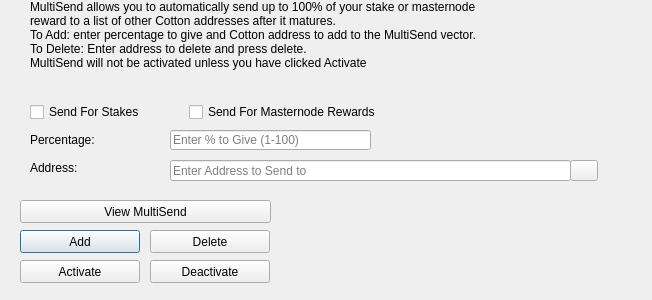
<?xml version="1.0" encoding="UTF-8"?>
<ui version="4.0">
 <class>MultiSendDialog</class>
 <widget class="QDialog" name="MultiSendDialog">
  <property name="windowModality">
   <enum>Qt::NonModal</enum>
  </property>
  <property name="geometry">
   <rect>
    <x>0</x>
    <y>0</y>
    <width>652</width>
    <height>300</height>
   </rect>
  </property>
  <property name="windowTitle">
   <string>MultiSend</string>
  </property>
  <widget class="QLineEdit" name="multiSendPercentEdit">
   <property name="geometry">
    <rect>
     <x>170</x>
     <y>130</y>
     <width>201</width>
     <height>20</height>
    </rect>
   </property>
   <property name="toolTip">
    <string>Enter whole numbers 1 - 100</string>
   </property>
   <property name="placeholderText">
    <string>Enter % to Give (1-100)</string>
   </property>
  </widget>
  <widget class="QLineEdit" name="multiSendAddressEdit">
   <property name="geometry">
    <rect>
     <x>170</x>
     <y>160</y>
     <width>401</width>
     <height>21</height>
    </rect>
   </property>
   <property name="toolTip">
    <string/>
   </property>
   <property name="placeholderText">
    <string>Enter Address to Send to</string>
   </property>
  </widget>
  <widget class="QLabel" name="label_2">
   <property name="geometry">
    <rect>
     <x>30</x>
     <y>0</y>
     <width>451</width>
     <height>121</height>
    </rect>
   </property>
   <property name="lineWidth">
    <number>1</number>
   </property>
   <property name="text">
    <string>MultiSend allows you to automatically send up to 100% of your stake or masternode reward to a list of other Cotton addresses after it matures.
To Add: enter percentage to give and Cotton address to add to the MultiSend vector.
To Delete: Enter address to delete and press delete.
MultiSend will not be activated unless you have clicked Activate</string>
   </property>
   <property name="alignment">
    <set>Qt::AlignLeading|Qt::AlignLeft|Qt::AlignTop</set>
   </property>
   <property name="wordWrap">
    <bool>true</bool>
   </property>
  </widget>
  <widget class="QLabel" name="message">
   <property name="geometry">
    <rect>
     <x>290</x>
     <y>200</y>
     <width>351</width>
     <height>91</height>
    </rect>
   </property>
   <property name="text">
    <string/>
   </property>
  </widget>
  <widget class="QPushButton" name="addButton">
   <property name="geometry">
    <rect>
     <x>20</x>
     <y>230</y>
     <width>120</width>
     <height>23</height>
    </rect>
   </property>
   <property name="toolTip">
    <string/>
   </property>
   <property name="statusTip">
    <string>Add to MultiSend Vector</string>
   </property>
   <property name="text">
    <string>Add</string>
   </property>
  </widget>
  <widget class="QPushButton" name="disableButton">
   <property name="geometry">
    <rect>
     <x>150</x>
     <y>260</y>
     <width>120</width>
     <height>23</height>
    </rect>
   </property>
   <property name="statusTip">
    <string>Deactivate MultiSend</string>
   </property>
   <property name="text">
    <string>Deactivate</string>
   </property>
  </widget>
  <widget class="QPushButton" name="addressBookButton">
   <property name="geometry">
    <rect>
     <x>570</x>
     <y>160</y>
     <width>28</width>
     <height>21</height>
    </rect>
   </property>
   <property name="toolTip">
    <string>Choose an address from the address book</string>
   </property>
   <property name="text">
    <string/>
   </property>
   <property name="icon">
    <iconset resource="../cotton.qrc">
     <normaloff>:/icons/address-book</normaloff>:/icons/address-book</iconset>
   </property>
   <property name="shortcut">
    <string>Alt+A</string>
   </property>
   <property name="autoDefault">
    <bool>false</bool>
   </property>
  </widget>
  <widget class="QLabel" name="label">
   <property name="geometry">
    <rect>
     <x>30</x>
     <y>130</y>
     <width>121</width>
     <height>20</height>
    </rect>
   </property>
   <property name="toolTip">
    <string>Percentage of stake to send</string>
   </property>
   <property name="text">
    <string>Percentage:</string>
   </property>
  </widget>
  <widget class="QLabel" name="label_5">
   <property name="geometry">
    <rect>
     <x>30</x>
     <y>160</y>
     <width>111</width>
     <height>16</height>
    </rect>
   </property>
   <property name="toolTip">
    <string>Address to send portion of stake to</string>
   </property>
   <property name="text">
    <string>Address:</string>
   </property>
  </widget>
  <widget class="QPushButton" name="deleteButton">
   <property name="geometry">
    <rect>
     <x>150</x>
     <y>230</y>
     <width>120</width>
     <height>23</height>
    </rect>
   </property>
   <property name="toolTip">
    <string/>
   </property>
   <property name="statusTip">
    <string>Delete Address From MultiSend Vector</string>
   </property>
   <property name="text">
    <string>Delete</string>
   </property>
  </widget>
  <widget class="QPushButton" name="activateButton">
   <property name="geometry">
    <rect>
     <x>20</x>
     <y>260</y>
     <width>120</width>
     <height>23</height>
    </rect>
   </property>
   <property name="statusTip">
    <string>Activate MultiSend</string>
   </property>
   <property name="text">
    <string>Activate</string>
   </property>
  </widget>
  <widget class="QPushButton" name="viewButton">
   <property name="geometry">
    <rect>
     <x>20</x>
     <y>200</y>
     <width>251</width>
     <height>23</height>
    </rect>
   </property>
   <property name="toolTip">
    <string/>
   </property>
   <property name="statusTip">
    <string>View MultiSend Vector</string>
   </property>
   <property name="text">
    <string>View MultiSend</string>
   </property>
  </widget>
  <widget class="QWidget" name="horizontalLayoutWidget">
   <property name="geometry">
    <rect>
     <x>30</x>
     <y>100</y>
     <width>351</width>
     <height>24</height>
    </rect>
   </property>
   <layout class="QHBoxLayout" name="horizontalLayout">
    <item>
     <widget class="QCheckBox" name="multiSendStakeCheckBox">
      <property name="text">
       <string>Send For Stakes</string>
      </property>
     </widget>
    </item>
    <item>
     <widget class="QCheckBox" name="multiSendMasternodeCheckBox">
      <property name="text">
       <string>Send For Masternode Rewards</string>
      </property>
     </widget>
    </item>
   </layout>
  </widget>
 </widget>
 <resources>
  <include location="../cotton.qrc"/>
 </resources>
 <connections/>
</ui>
